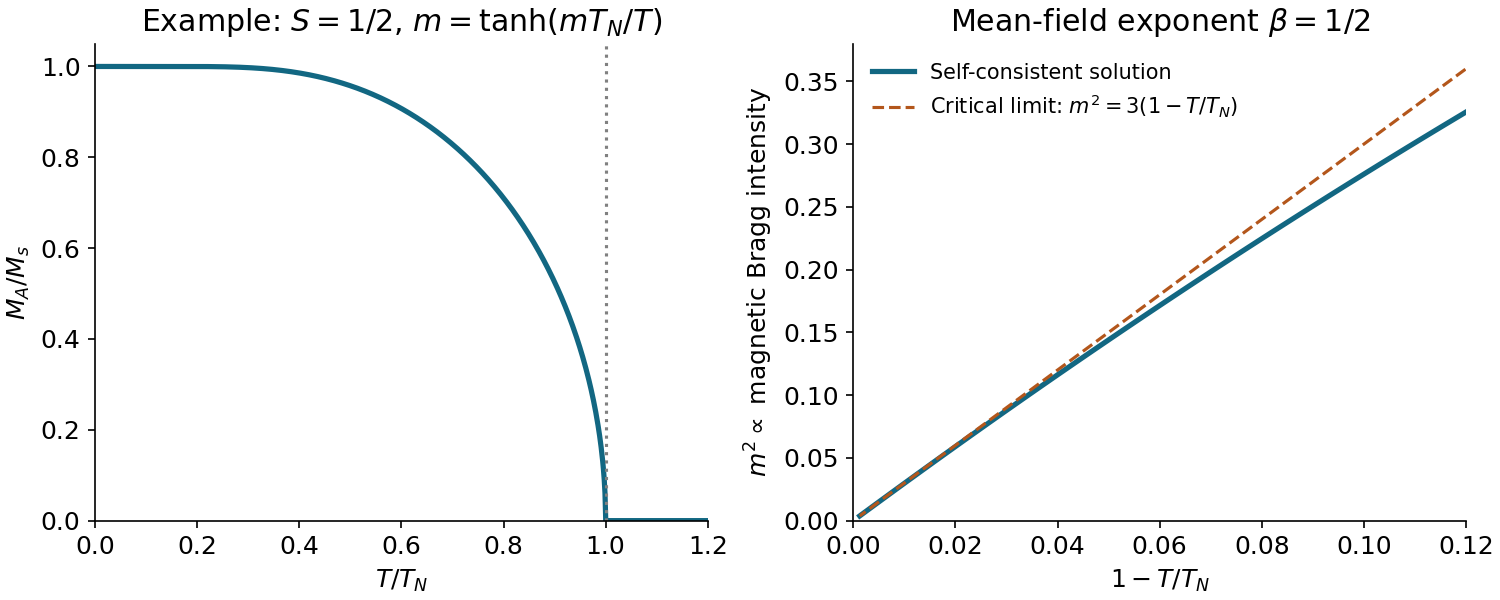

This chart was generated by the following Python code:
"""Original S=1/2 antiferromagnetic mean-field curve; root dependencies only."""
from pathlib import Path
import numpy as np
import matplotlib
matplotlib.use('Agg')
import matplotlib.pyplot as plt

def ordered_m(t):
    if t<=0: return 1.
    if t>=1: return 0.
    lo,hi=1e-12,1.
    for _ in range(90):
        m=(lo+hi)/2
        if np.tanh(m/t)>m: lo=m
        else: hi=m
    return (lo+hi)/2

plt.rcParams.update({'font.size':12,'axes.spines.top':False,'axes.spines.right':False})
t=np.linspace(0,1.2,800)
m=np.array([ordered_m(z) for z in t])
fig,axes=plt.subplots(1,2,figsize=(10,4),layout='constrained')
axes[0].plot(t,m,color='#126782',lw=2.5)
axes[0].set(xlabel=r'$T/T_N$',ylabel=r'$M_A/M_s$',title=r'Example: $S=1/2$, $m=\tanh(mT_N/T)$',xlim=(0,1.2),ylim=(0,1.05))
axes[0].axvline(1,color='.5',ls=':')
x=1-t
mask=(x>=0)&(x<=.12)
axes[1].plot(x[mask],m[mask]**2,lw=2.5,color='#126782',label='Self-consistent solution')
axes[1].plot(x[mask],3*x[mask],ls='--',color='#b3561b',label=r'Critical limit: $m^2=3(1-T/T_N)$')
axes[1].set(xlabel=r'$1-T/T_N$',ylabel=r'$m^2\propto$ magnetic Bragg intensity',title=r'Mean-field exponent $\beta=1/2$',xlim=(0,.12),ylim=(0,.38))
axes[1].legend(fontsize=10,frameon=False)
fig.savefig(Path.cwd()/Path(__file__).with_suffix('.png').name,dpi=150,facecolor='white',transparent=False)
